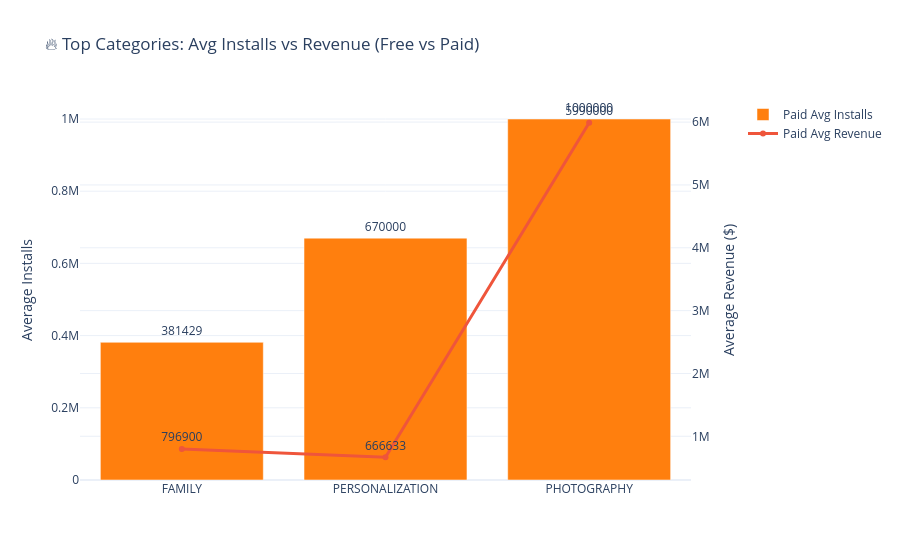

This figure's notebook cell:
### Markdown cell above
# =====================================
# Step 12: Create Dual-Axis Plot (Plotly)
# =====================================

### Code cell
import plotly.graph_objects as go
from plotly.subplots import make_subplots

fig = make_subplots(specs=[[{"secondary_y": True}]])

colors = {
    "Free": "#1f77b4",
    "Paid": "#ff7f0e"
}

for app_type in agg_data["Type"].unique():
    df_type = agg_data[agg_data["Type"] == app_type]

    # 📊 Bars - Installs
    fig.add_trace(
        go.Bar(
            x=df_type["Category"],
            y=df_type["Avg_Installs"],
            name=f"{app_type} Avg Installs",
            marker_color=colors.get(app_type, "#636EFA"),
            text=df_type["Avg_Installs"].round(0),
            textposition="outside"
        ),
        secondary_y=False
    )

    # 📈 Line - Revenue
    fig.add_trace(
        go.Scatter(
            x=df_type["Category"],
            y=df_type["Avg_Revenue"],
            name=f"{app_type} Avg Revenue",
            mode="lines+markers+text",
            line=dict(width=3),
            text=df_type["Avg_Revenue"].round(0),
            textposition="top center"
        ),
        secondary_y=True
    )

fig.update_layout(
    title="🔥 Top Categories: Avg Installs vs Revenue (Free vs Paid)",
    template="plotly_white",
    hovermode="x unified"
)

fig.update_yaxes(title_text="Average Installs", secondary_y=False)
fig.update_yaxes(title_text="Average Revenue ($)", secondary_y=True)

fig.show()

### Figure 1 — Plotly figure (JSON) as saved in the notebook; plotly's stock layout.template omitted (floating-point values rounded to 4 significant figures)
{"data": [{"marker": {"color": "#ff7f0e"}, "name": "Paid Avg Installs", "text": [381400.0, 670000.0, 1000000.0], "textposition": "outside", "type": "bar", "x": ["FAMILY", "PERSONALIZATION", "PHOTOGRAPHY"], "xaxis": "x", "y": [381400.0, 670000.0, 1000000.0], "yaxis": "y"}, {"line": {"width": 3}, "mode": "lines+markers+text", "name": "Paid Avg Revenue", "text": [796900.0, 666600.0, 5990000.0], "textposition": "top center", "type": "scatter", "x": ["FAMILY", "PERSONALIZATION", "PHOTOGRAPHY"], "xaxis": "x", "y": [796900.0, 666600.0, 5990000.0], "yaxis": "y2"}], "layout": {"hovermode": "x unified", "title": {"text": "🔥 Top Categories: Avg Installs vs Revenue (Free vs Paid)"}, "xaxis": {"anchor": "y", "domain": [0, 0.94]}, "yaxis": {"anchor": "x", "domain": [0, 1], "title": {"text": "Average Installs"}}, "yaxis2": {"anchor": "x", "overlaying": "y", "side": "right", "title": {"text": "Average Revenue ($)"}}}}
